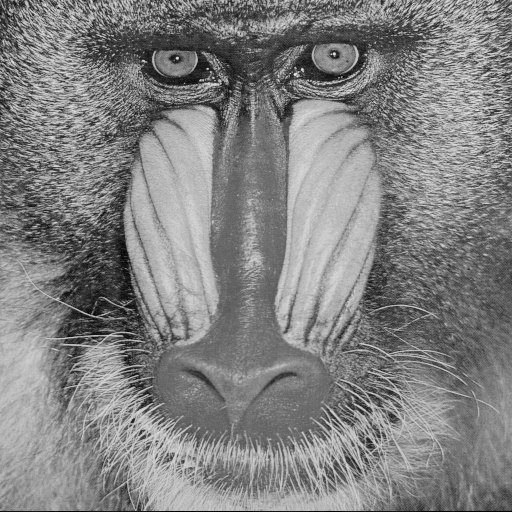
#> input picture Blatt 2/mandrill.png, 512 x 512 px
$ python 'Aufgabe 2.5.py'
#> lines starting #> are read from the running program, lines starting #| are printed output that depends on the picture
import numpy as np
import matplotlib.pyplot as plt
from skimage.io import imread

mandrill = imread("mandrill.png")
#> mandrill is the input picture: shape (512, 512); min 0, max 232, mean 129.5


# Creates a noisy mandrill by making a noise with the provided standard deviation,
# adding it to the original mandrill and clipping the result.
def gaussian_noise(img, std):
#> called with std = 100
    mean = 0.0
    noisy_img = np.clip((img + np.random.normal(mean, std, img.shape)), 0, 255)
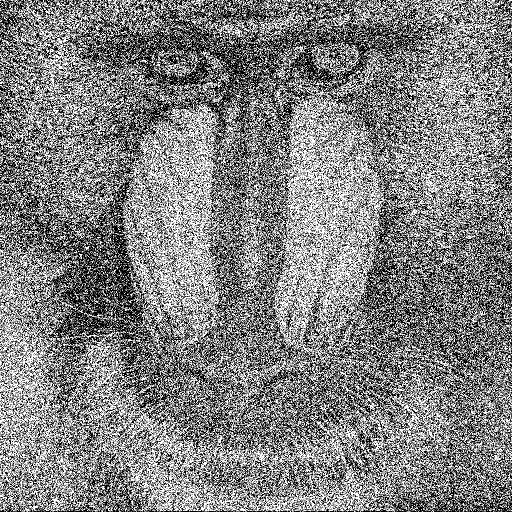
#> noisy_img: shape (512, 512) float64; min 0, max 255, mean 129.2
    return noisy_img


plt.imshow(gaussian_noise(mandrill, 100), cmap="gray")
plt.show()


# Creates a new image in mandrill shape, iterates over every pixel,
# setting it to either white (salt) or black (pepper) or mandrill based on the set probability.
def salt_and_pepper_noise(img, prob):
#> called with prob = 0.5
    noisy_img = np.zeros(img.shape)
    for i in range(img.shape[0]):
        for j in range(img.shape[1]):
            random = np.random.random()
            if random < prob:
                noisy_img[i][j] = np.random.choice([0, 255])
            else:
                noisy_img[i][j] = img[i][j]
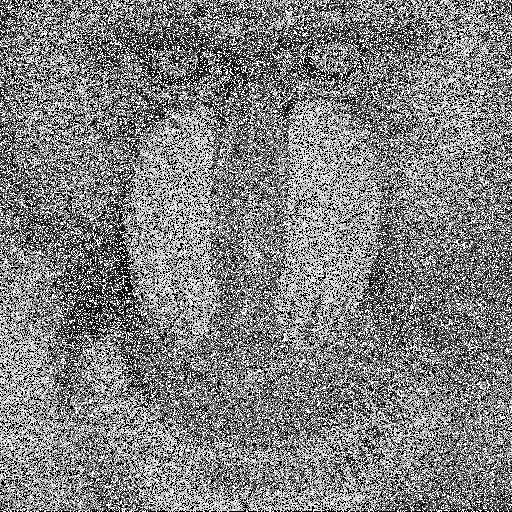
#> noisy_img: shape (512, 512) float64; min 0, max 255, mean 128.5
    return noisy_img


plt.imshow(salt_and_pepper_noise(mandrill, 0.5), cmap="gray")
plt.show()

$ run again, with Blatt 2/band1.png copied over Blatt 2/mandrill.png
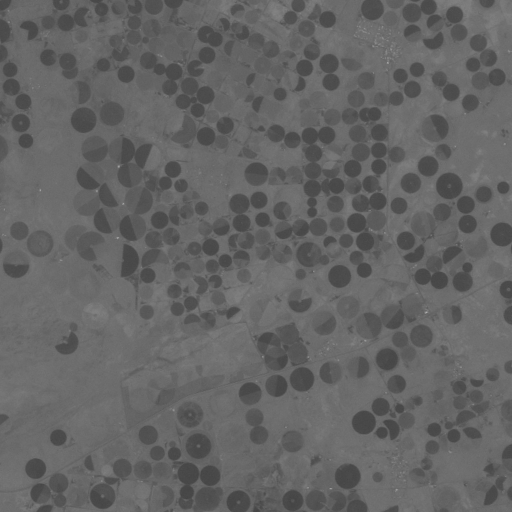
#> input picture Blatt 2/band1.png, 512 x 512 px
#> mandrill is the input picture: shape (512, 512); min 68, max 173, mean 100.1
#> in gaussian_noise, `noisy_img = np.clip((img + np.random.normal(mean, std, img.shape)), 0,..`:
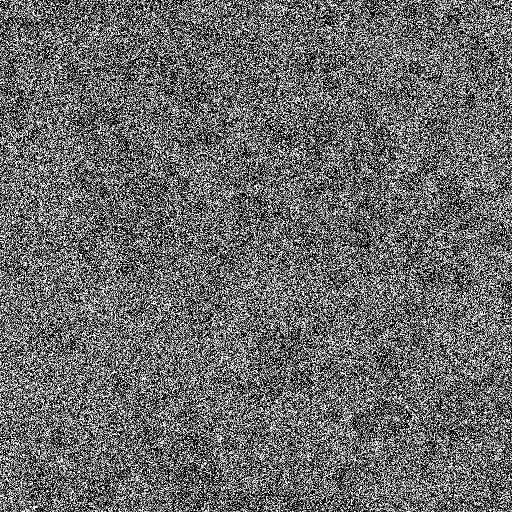
#> noisy_img: shape (512, 512) float64; min 0, max 255, mean 106
#> after the loop in salt_and_pepper_noise, `for i in range(img.shape[0]):`:
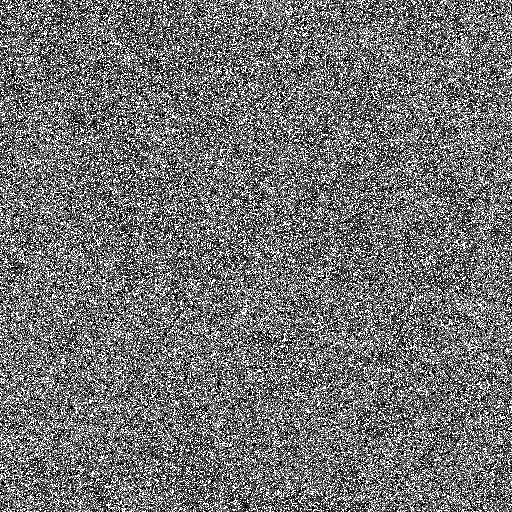
#> noisy_img: shape (512, 512) float64; min 0, max 255, mean 113.7
